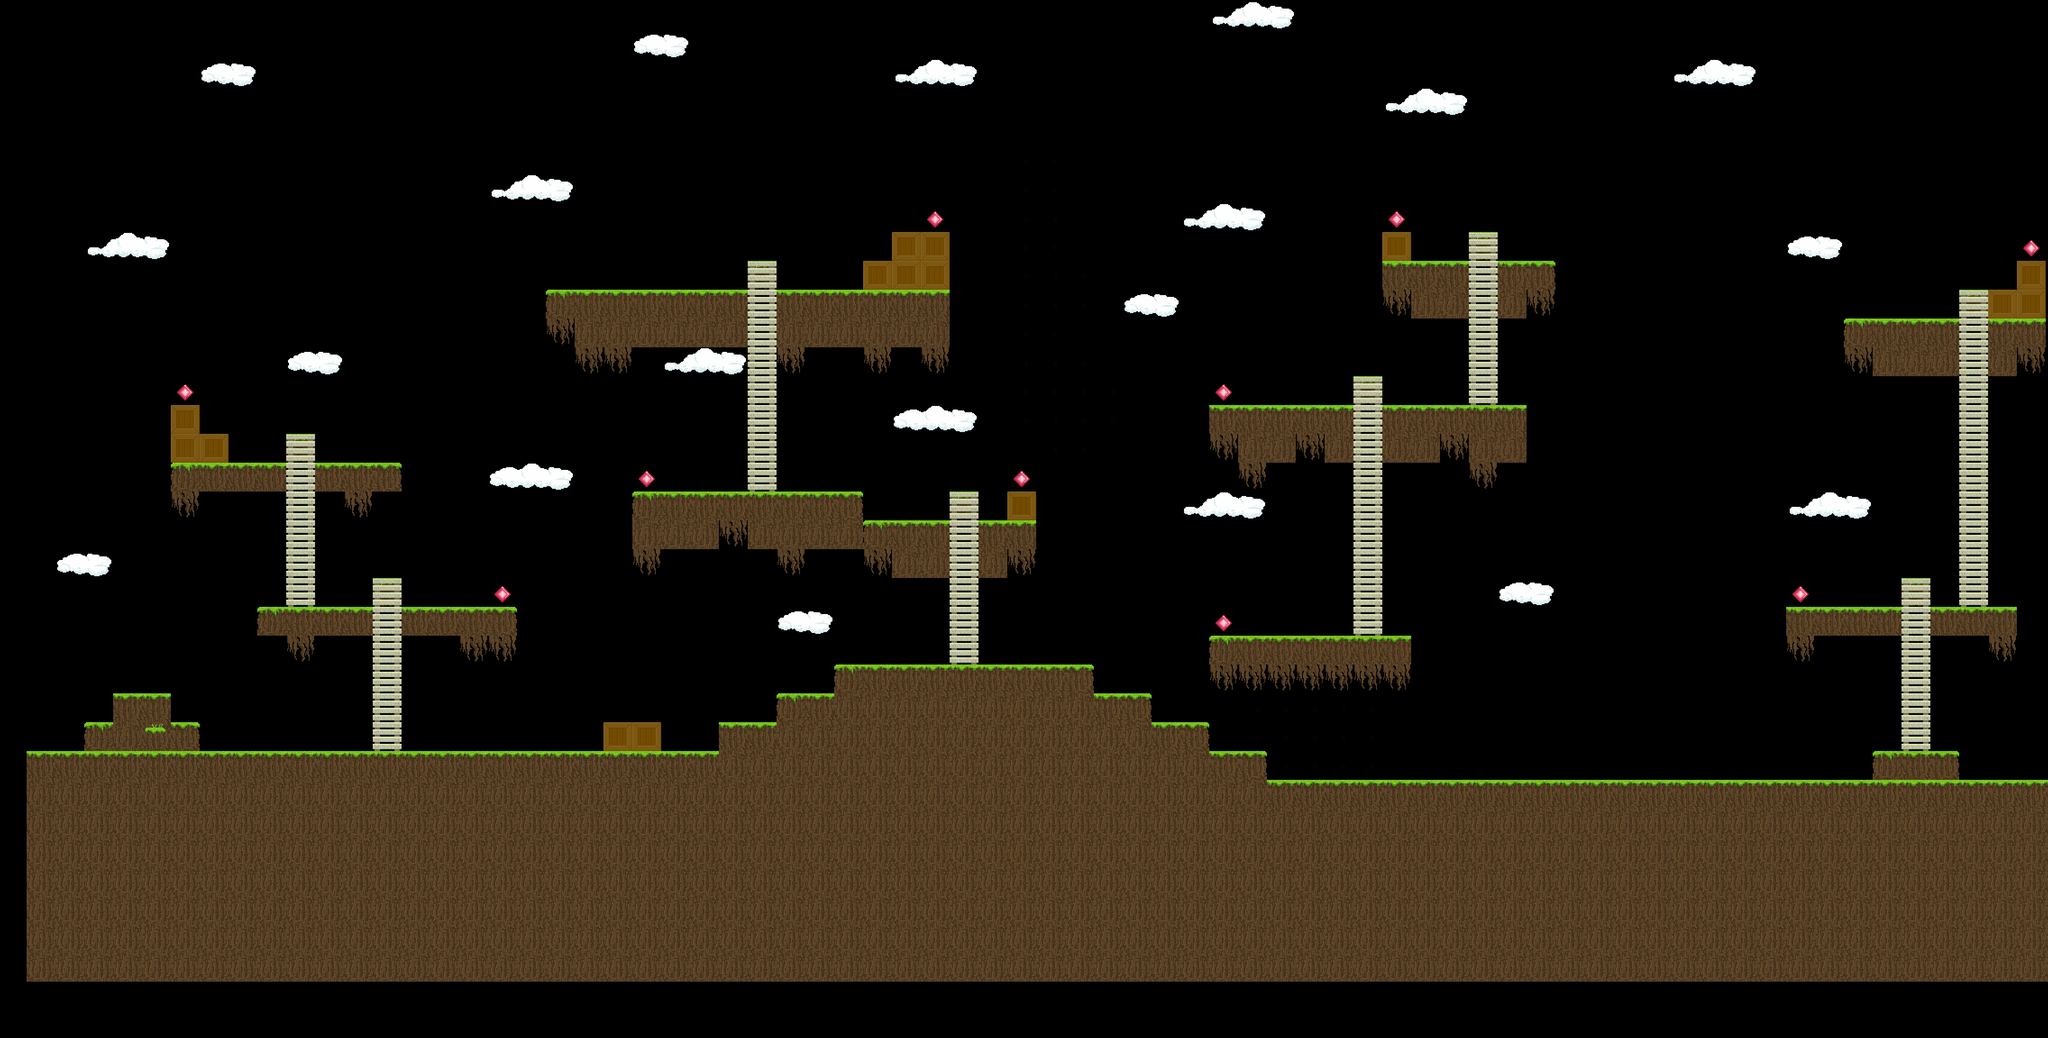

The image is a tile-based game level rendered from a .tmx file. Its description and complete source (layers, tilesets, objects, tile grids) follow:
An orthogonal 71x36 tile map with 64x64 px tiles, 1 tile layer (Capa de Patrones 1).

<map version="1.2" tiledversion="1.3.1" orientation="orthogonal" renderorder="right-down" compressionlevel="0" width="71" height="36" tilewidth="64" tileheight="64" infinite="0" nextlayerid="4" nextobjectid="1">
 <tileset firstgid="1" source="pygame/Juego/Tiles_64x64.tsx" />
 <layer id="2" name="Capa de Patrones 1" width="71" height="36" offsetx="59.9315" offsety="-125.571">
  <data encoding="csv">
63,0,0,0,0,0,0,0,0,0,0,0,0,0,0,0,0,0,0,0,0,0,0,0,0,0,0,0,0,0,0,0,0,0,0,0,0,0,0,0,0,0,0,0,0,0,0,0,0,0,0,0,0,0,0,0,0,0,0,0,0,0,0,0,0,0,0,0,0,0,63,
63,0,0,0,0,0,0,0,0,0,0,0,0,0,0,0,0,0,0,0,0,0,0,0,0,0,0,0,0,0,0,0,0,0,0,0,0,0,0,0,0,0,0,0,0,0,0,0,0,0,0,0,0,0,0,0,0,0,0,0,0,0,0,0,0,0,0,0,0,0,63,
63,0,0,0,0,0,0,0,0,0,0,0,0,0,0,0,0,0,0,0,0,0,0,0,0,0,0,0,0,0,0,0,0,0,0,0,0,0,0,0,0,42,44,39,0,0,0,0,0,0,0,0,0,0,0,0,0,0,0,0,0,0,0,0,0,0,0,0,0,0,63,
63,0,0,0,0,0,0,0,0,0,0,0,0,0,0,0,0,0,0,0,0,38,40,0,0,0,0,0,0,0,0,0,0,0,0,0,0,0,0,0,0,0,0,0,0,0,0,0,0,0,0,0,0,0,0,0,0,0,0,0,0,0,0,0,0,0,0,0,0,0,63,
63,0,0,0,0,0,38,40,0,0,0,0,0,0,0,0,0,0,0,0,0,0,0,0,0,0,0,0,0,0,42,41,39,0,0,0,0,0,0,0,0,0,0,0,0,0,0,0,0,0,0,0,0,0,0,0,0,43,44,39,0,0,0,0,0,0,0,0,0,0,63,
63,0,0,0,0,0,0,0,0,0,0,0,0,0,0,0,0,0,0,0,0,0,0,0,0,0,0,0,0,0,0,0,0,0,0,0,0,0,0,0,0,0,0,0,0,0,0,43,41,39,0,0,0,0,0,0,0,0,0,0,0,0,0,0,0,0,0,0,0,0,63,
63,0,0,0,0,0,0,0,0,0,0,0,0,0,0,0,0,0,0,0,0,0,0,0,0,0,0,0,0,0,0,0,0,0,0,0,0,0,0,0,0,0,0,0,0,0,0,0,0,0,0,0,0,0,0,0,0,0,0,0,0,0,0,0,0,0,0,0,0,0,63,
63,0,0,0,0,0,0,0,0,0,0,0,0,0,0,0,0,0,0,0,0,0,0,0,0,0,0,0,0,0,0,0,0,0,64,64,0,0,0,0,0,0,0,0,0,0,0,0,0,0,0,0,0,0,0,0,0,0,0,0,0,0,0,0,0,0,0,0,0,0,63,
63,0,0,0,0,0,0,0,0,0,0,0,0,0,0,0,42,41,39,0,0,0,0,0,0,0,0,0,0,0,0,0,0,0,64,64,0,0,0,0,0,0,0,0,0,0,0,0,0,0,0,0,0,0,0,0,0,0,0,0,0,0,0,0,0,0,0,0,0,0,63,
63,0,0,0,0,0,0,0,0,0,0,0,0,0,0,0,0,0,0,0,0,0,0,0,0,0,0,0,0,0,0,51,0,0,64,64,0,0,0,0,42,44,40,0,0,0,0,51,0,0,0,0,0,0,0,0,0,0,0,0,0,0,0,0,0,0,0,0,0,0,63,
63,0,43,44,40,0,0,0,0,0,0,0,0,0,0,0,0,0,0,0,0,0,0,0,0,0,0,0,0,0,7,7,0,0,64,64,0,0,0,0,0,0,0,0,0,0,0,7,0,0,46,0,0,0,0,0,0,0,0,0,0,38,39,0,0,0,0,0,0,51,63,
63,0,0,0,0,0,0,0,0,0,0,0,0,0,0,0,0,0,0,0,0,0,0,0,0,46,0,0,0,7,7,7,0,0,64,64,64,0,0,0,0,0,0,0,0,0,0,1,1,1,45,1,2,0,0,0,0,0,0,0,0,0,0,0,0,0,0,0,0,7,63,
63,0,0,0,0,0,0,0,0,0,0,0,0,0,0,0,0,0,3,1,1,1,1,1,1,45,1,1,1,1,1,1,0,0,64,64,64,0,38,40,0,0,0,0,0,0,0,24,5,5,45,5,24,0,0,0,0,0,0,0,0,0,0,0,0,0,0,46,7,7,63,
63,0,0,0,0,0,0,0,0,0,0,0,0,0,0,0,0,0,24,5,5,5,5,5,5,45,5,5,5,5,5,5,0,0,64,64,0,0,0,0,0,0,0,0,0,0,0,0,0,0,45,0,0,0,0,0,0,0,0,0,0,0,0,3,1,1,1,45,1,1,63,
63,0,0,0,0,0,0,0,0,38,39,0,0,0,0,0,0,0,0,24,24,0,43,41,40,45,24,0,0,24,0,24,0,0,64,64,64,0,0,0,0,0,0,0,0,0,0,0,0,0,45,0,0,0,0,0,0,0,0,0,0,0,0,24,5,5,5,45,5,24,63,
63,0,0,0,0,51,0,0,0,0,0,0,0,0,0,0,0,0,0,0,0,0,0,0,0,45,0,0,0,0,0,0,0,0,64,64,64,64,0,0,0,51,0,0,0,0,46,0,0,0,45,0,0,0,0,0,0,0,0,0,0,0,0,0,0,0,0,45,0,0,63,
63,0,0,0,0,7,0,0,0,0,0,0,0,0,0,0,0,0,0,0,0,0,0,0,0,45,0,0,0,0,38,44,40,0,64,64,64,64,0,0,0,1,1,1,1,1,45,1,1,1,1,1,0,0,0,0,0,0,0,0,0,0,0,0,0,0,0,45,0,0,63,
63,0,0,0,0,7,7,0,0,46,0,0,0,0,0,0,0,0,0,0,0,0,0,0,0,45,0,0,0,0,0,0,0,0,0,64,64,0,0,0,0,24,5,5,24,5,45,5,5,24,5,5,0,0,0,0,0,0,0,0,0,0,0,0,0,0,0,45,0,0,63,
63,0,0,0,0,3,1,1,1,45,1,1,2,0,0,0,38,44,40,0,0,51,0,0,0,45,0,0,0,0,0,0,0,0,51,0,0,0,0,0,0,0,24,0,0,0,45,0,0,0,24,0,0,0,0,0,0,0,0,0,0,0,0,0,0,0,0,45,0,0,63,
63,0,0,0,0,24,0,0,0,45,0,24,0,0,0,0,0,0,0,0,0,3,1,1,1,1,1,1,2,0,0,0,46,0,7,0,0,0,0,0,42,44,39,0,0,0,45,0,0,0,0,0,0,0,0,0,0,0,0,0,0,42,41,40,0,0,0,45,0,0,63,
63,0,0,0,0,0,0,0,0,45,0,0,0,0,0,0,0,0,0,0,0,5,5,5,24,5,5,5,5,3,1,1,45,1,1,0,0,0,0,0,0,0,0,0,0,0,45,0,0,0,0,0,0,0,0,0,0,0,0,0,0,0,0,0,0,0,0,45,0,0,63,
63,38,40,0,0,0,0,0,0,45,0,0,0,0,0,0,0,0,0,0,0,24,0,0,0,0,24,0,0,24,5,5,45,5,24,0,0,0,0,0,0,0,0,0,0,0,45,0,0,0,0,0,0,0,0,0,0,0,0,0,0,0,0,0,0,0,0,45,0,0,63,
63,0,0,0,0,0,0,0,0,45,0,0,46,0,0,0,51,0,0,0,0,0,0,0,0,0,0,0,0,0,0,0,45,0,0,0,0,0,0,0,0,0,0,0,0,0,45,0,0,0,0,38,39,0,0,0,0,0,0,0,0,51,0,0,0,46,0,45,0,0,63,
63,0,0,0,0,0,0,0,3,1,1,1,45,1,1,1,2,0,0,0,0,0,0,0,0,0,38,40,0,0,0,0,45,0,0,0,0,0,0,0,0,51,0,0,0,0,45,0,0,0,0,0,0,0,0,0,0,0,0,0,0,1,1,1,1,45,1,1,1,0,63,
63,0,0,0,0,0,0,0,0,24,0,0,45,0,0,24,24,0,0,0,0,0,0,0,0,0,0,0,0,0,0,0,45,0,0,0,0,0,0,0,0,3,1,1,1,1,1,1,0,0,0,0,0,0,0,0,0,0,0,0,0,24,0,0,0,45,0,0,24,0,63,
63,0,0,0,0,0,0,0,0,0,0,0,45,0,0,0,0,0,0,0,0,0,0,0,0,0,0,0,3,1,1,1,1,1,1,1,2,0,0,0,0,24,24,24,24,24,24,24,0,0,0,0,0,0,0,0,0,0,0,0,0,0,0,0,0,45,0,0,0,0,63,
63,0,0,1,1,0,0,0,0,0,0,0,45,0,0,0,0,0,0,0,0,0,0,0,0,0,3,1,5,5,5,5,5,5,5,5,5,1,2,0,0,0,64,64,64,64,64,0,0,0,0,0,0,0,0,0,0,0,0,0,0,0,0,0,0,45,0,0,0,0,63,
63,0,3,5,28,2,0,0,0,0,0,0,45,0,0,0,0,0,0,0,7,7,0,0,1,1,5,5,5,5,5,5,5,5,5,5,5,5,5,1,2,0,64,64,64,64,64,0,0,0,0,0,0,0,0,0,0,0,0,0,0,0,0,0,0,45,0,0,0,0,63,
1,1,1,1,1,1,1,1,1,1,1,1,1,1,1,1,1,1,1,1,1,1,1,1,5,5,5,5,5,5,5,5,5,5,5,5,5,5,5,5,5,1,2,64,64,64,64,0,0,0,0,0,0,0,0,0,0,0,0,0,0,0,0,0,3,1,2,0,0,0,63,
5,5,5,5,5,5,5,5,5,5,5,5,5,5,5,5,5,5,5,5,5,5,5,5,5,5,5,5,5,5,5,5,5,5,5,5,5,5,5,5,5,5,5,1,1,1,1,1,1,1,1,1,1,1,1,1,1,1,1,1,1,1,1,1,1,1,1,1,1,1,2,
5,5,5,5,5,5,5,5,5,5,5,5,5,5,5,5,5,5,5,5,5,5,5,5,5,5,5,5,5,5,5,5,5,5,5,5,5,5,5,5,5,5,5,5,5,5,5,5,5,5,5,5,5,5,5,5,5,5,5,5,5,5,5,5,5,5,5,5,5,5,5,
5,5,5,5,5,5,5,5,5,5,5,5,5,5,5,5,5,5,5,5,5,5,5,5,5,5,5,5,5,5,5,5,5,5,5,5,5,5,5,5,5,5,5,5,5,5,5,5,5,5,5,5,5,5,5,5,5,5,5,5,5,5,5,5,5,5,5,5,5,5,5,
5,5,5,5,5,5,5,5,5,5,5,5,5,5,5,5,5,5,5,5,5,5,5,5,5,5,5,5,5,5,5,5,5,5,5,5,5,5,5,5,5,5,5,5,5,5,5,5,5,5,5,5,5,5,5,5,5,5,5,5,5,5,5,5,5,5,5,5,5,5,5,
5,5,5,5,5,5,5,5,5,5,5,5,5,5,5,5,5,5,5,5,5,5,5,5,5,5,5,5,5,5,5,5,5,5,5,5,5,5,5,5,5,5,5,5,5,5,5,5,5,5,5,5,5,5,5,5,5,5,5,5,5,5,5,5,5,5,5,5,5,5,5,
5,5,5,5,5,5,5,5,5,5,5,5,5,5,5,5,5,5,5,5,5,5,5,5,5,5,5,5,5,5,5,5,5,5,5,5,5,5,5,5,5,5,5,5,5,5,5,5,5,5,5,5,5,5,5,5,5,5,5,5,5,5,5,5,5,5,5,5,5,5,5,
5,5,5,5,5,5,5,5,5,5,5,5,5,5,5,5,5,5,5,5,5,5,5,5,5,5,5,5,5,5,5,5,5,5,5,5,5,5,5,5,5,5,5,5,5,5,5,5,5,5,5,5,5,5,5,5,5,5,5,5,5,5,5,5,5,5,5,5,5,5,5
</data>
 </layer>
</map>
